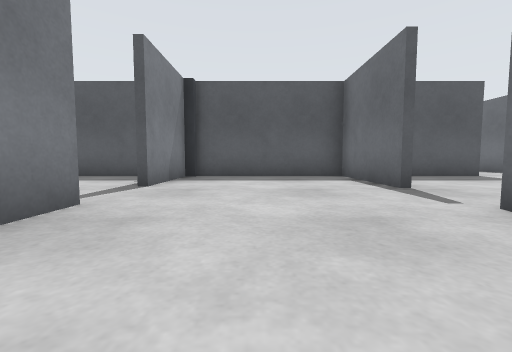
View 1 (above)

16 first-person views from a walk through a world built for the Gazebo simulator. The camera is 0.5 m above the floor, tilts 4° down and sees 90° across. The floor is counted in squares, 1 m on a side. Each view is taken from the middle of a square. On the plan, view 1 faces up. The plan holds only what a view shows up to about 9 squares ahead; the rest is blank. The place goes on beyond the plan. Robots are left out.

View 2
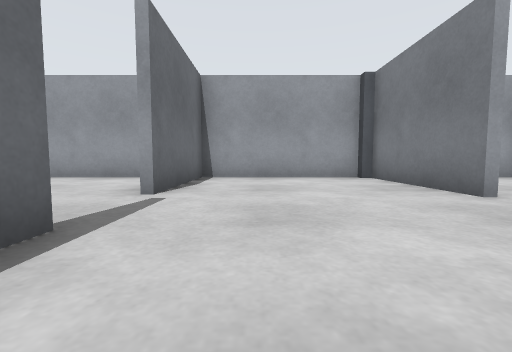

View 3
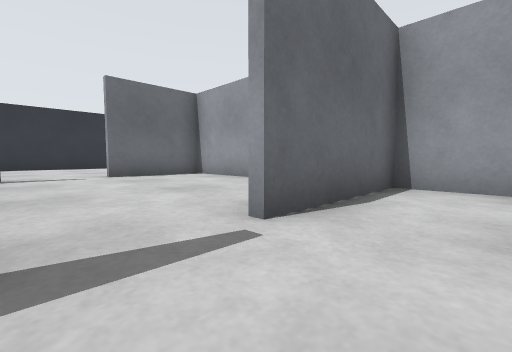

View 4
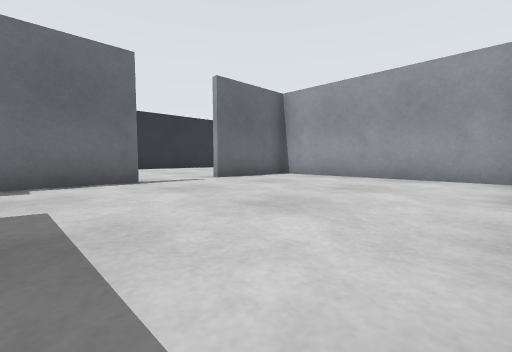

View 5
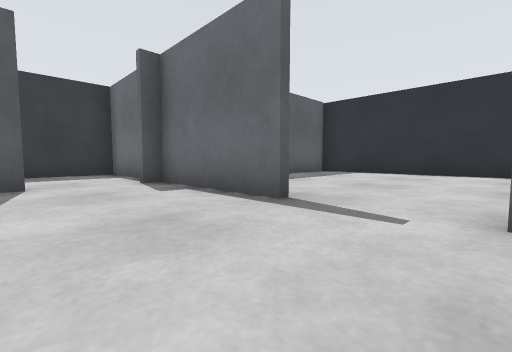

View 6
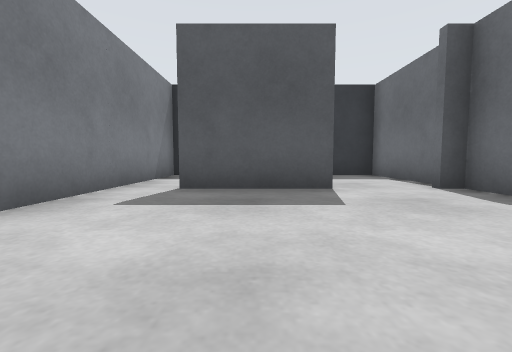

View 7
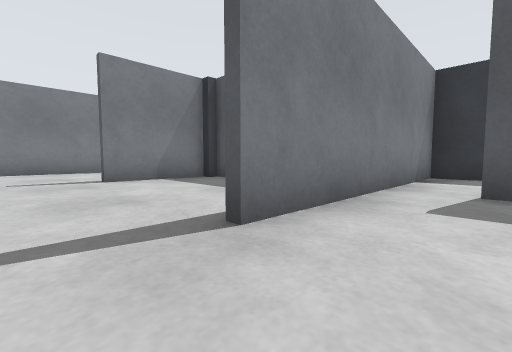

View 8
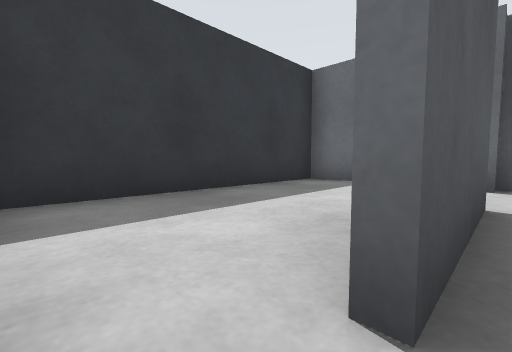

View 9
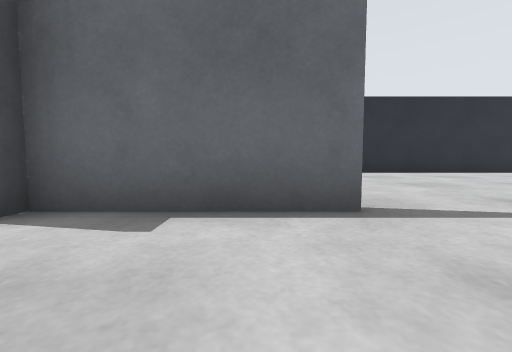

View 10
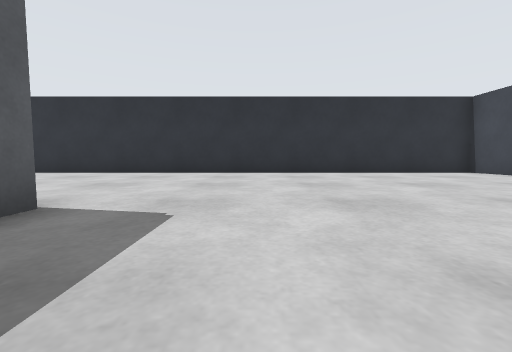

View 11
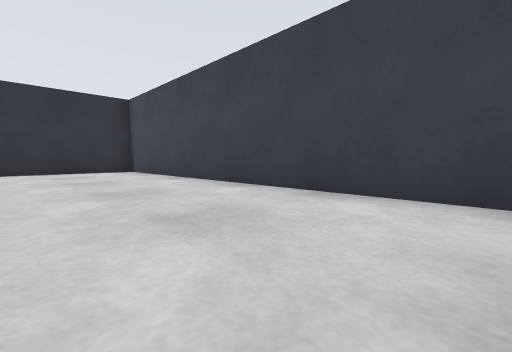

View 12
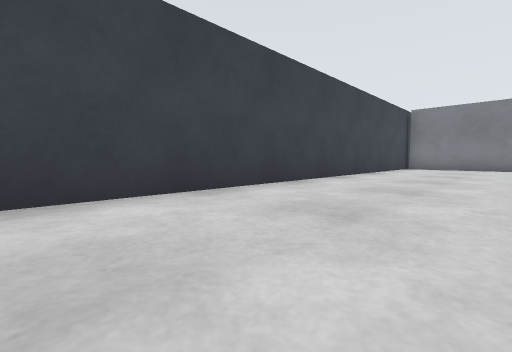

View 13
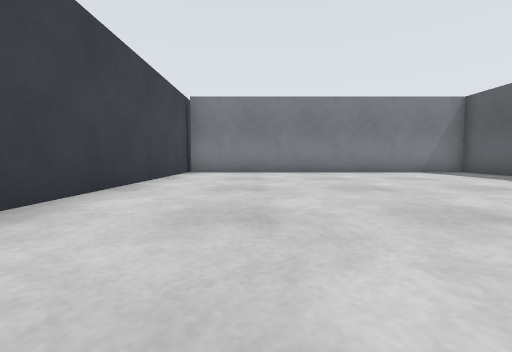

View 14
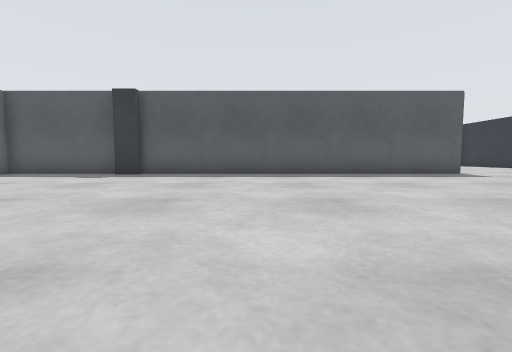

View 15
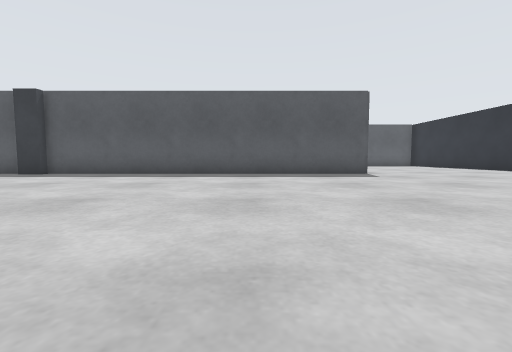

View 16
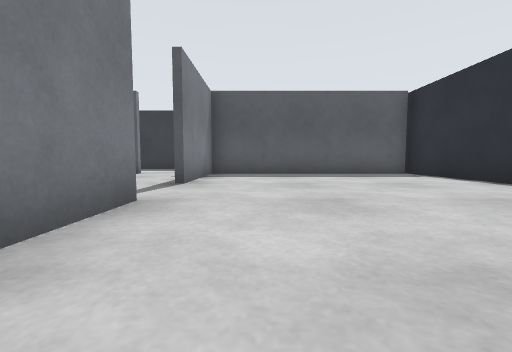

### Floor plan
Points are (right, up) in squares from view 1. A wall is a line through its corners. A room is listed if a view was taken in it or the views show most of it. See-through windows are left out.
Room 1 (views 1, 2, 3)
walls: (-1.9, 2.8) (-1.9, -0.5); (2.4, 4.2) (2.4, 7.2) (-1.5, 7.2); (-1.9, 6.5) (-1.9, 4.5); (-1.5, -0.7) (2.4, -0.7) (2.4, 2.5)
ways out: opening at (2, 3.5) to room 2; opening at (-2, 3.5) to room 5
Room 2 (views 4, 5, 6, 7, 9)
walls: (8.4, 3.9) (8.4, 6.6); (2.6, 6.4) (2.6, 4.2); (2.9, -0.7) (8.4, -0.7) (8.4, 2); (6.4, 7.2) (3.8, 7.2)
ways out: opening at (2, 3.5) to room 1; opening at (3, 7) to room 3; opening at (8, 2.5) to room 4
Room 3 (view 8)
walls: (2.6, 10.5) (2.6, 6.4); (8.4, 7.6) (8.4, 10.5)
ways out: opening at (3, 7) to room 2; opening at (7, 7) to room 6
Room 4 (views 10, 11, 12, 13, 14, 15, 16)
walls: (8.6, -0.8) (-5.9, -0.8) (-5.9, -10.4) (14.9, -10.4) (14.9, 7.5); (8.6, 2) (8.6, 0.4); (14.9, 7.2) (8.6, 7.2) (8.6, 4)
ways out: opening at (8, 2.5) to room 2
objects: grey post (-2, -1)
Room 5 (no view inside)
walls: (-5.9, 5.5) (-5.9, 3); (-5.8, -0.7) (-5.2, -0.7); (-3.2, 7.2) (-5, 7.2)
ways out: opening at (-2, 3.5) to room 1
Room 6 (no view inside)
walls: (8.4, 6.6) (8.4, 7.6)
ways out: opening at (7, 7) to room 3
objects: grey box (8, 7)

Where each view was taken, in squares from view 1:
view 1: 0 up, 0 right, facing up
view 2: 6 up, 1 right, facing down
view 3: 4 up, 1 right, facing down-right
view 4: 6 up, 3 right, facing down-right
view 5: 2 up, 6 right, facing up-right
view 6: 3 up, 5 right, facing up
view 7: 3 up, 4 right, facing up-left
view 8: 7 up, 3 right, facing up-right
view 9: 5 up, 6 right, facing right
view 10: 3 down, 6 right, facing right
view 11: 7 down, 5 right, facing down-right
view 12: 7 down, 7 right, facing down-left
view 13: 8 down, 3 right, facing left
view 14: 9 down, 2 right, facing up
view 15: 9 down, 5 right, facing up
view 16: 1 down, 10 right, facing up
